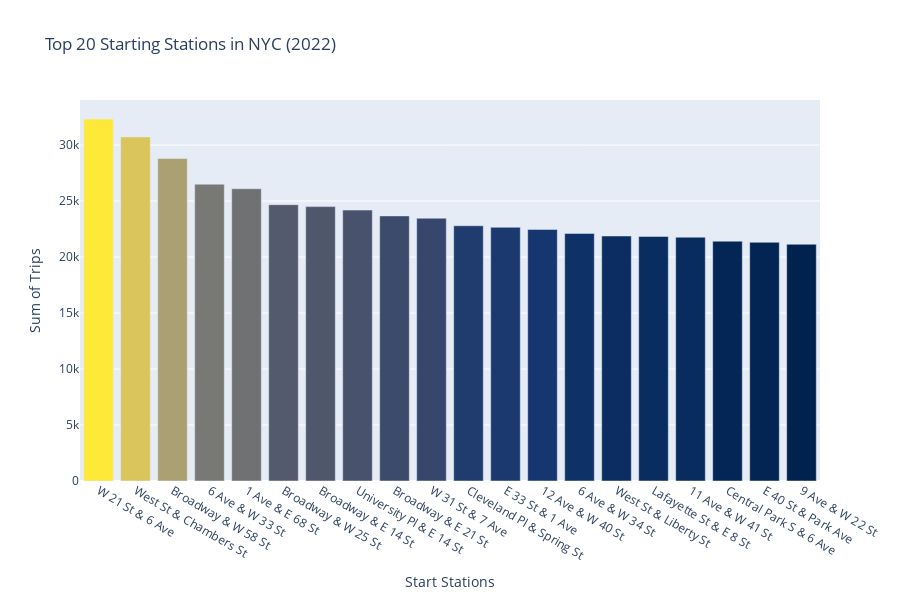

Source (notebook cell):
### Code cell
# going to add a title:

fig.update_layout(
     title = 'Top 20 Starting Stations in NYC (2022)',
     xaxis_title = 'Start Stations',
     yaxis_title ='Sum of Trips',
     width = 900, height = 600)

### Figure 1 — Plotly figure (JSON) as saved in the notebook; plotly's stock layout.template omitted (floating-point values rounded to 4 significant figures)
{"data": [{"marker": {"color": [32322, 30728, 28794, 26504, 26103, 24676, 24503, 24192, 23671, 23465, 22794, 22654, 22469, 22108, 21879, 21836, 21771, 21417, 21314, 21140], "colorscale": [[0, "#00224e"], [0.1111, "#123570"], [0.2222, "#3b496c"], [0.3333, "#575d6d"], [0.4444, "#707173"], [0.5556, "#8a8678"], [0.6667, "#a59c74"], [0.7778, "#c3b369"], [0.8889, "#e1cc55"], [1, "#fee838"]]}, "type": "bar", "x": ["W 21 St & 6 Ave", "West St & Chambers St", "Broadway & W 58 St", "6 Ave & W 33 St", "1 Ave & E 68 St", "Broadway & W 25 St", "Broadway & E 14 St", "University Pl & E 14 St", "Broadway & E 21 St", "W 31 St & 7 Ave", "Cleveland Pl & Spring St", "E 33 St & 1 Ave", "12 Ave & W 40 St", "6 Ave & W 34 St", "West St & Liberty St", "Lafayette St & E 8 St", "11 Ave & W 41 St", "Central Park S & 6 Ave", "E 40 St & Park Ave", "9 Ave & W 22 St"], "y": [32322, 30728, 28794, 26504, 26103, 24676, 24503, 24192, 23671, 23465, 22794, 22654, 22469, 22108, 21879, 21836, 21771, 21417, 21314, 21140]}], "layout": {"height": 600, "title": {"text": "Top 20 Starting Stations in NYC (2022)"}, "width": 900, "xaxis": {"autorange": true, "range": [-0.5, 19.5], "title": {"text": "Start Stations"}, "type": "category"}, "yaxis": {"autorange": true, "range": [0, 34020.0], "title": {"text": "Sum of Trips"}, "type": "linear"}}}
